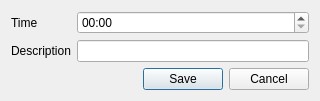
<?xml version="1.0" encoding="UTF-8"?>
<ui version="4.0">
    <class>EntryEditor</class>
    <widget class="QDialog">
        <property name="windowTitle">
            <string>Edit entry</string>
        </property>
        <property name="minimumSize">
            <size>
                <width>320</width>
                <height>0</height>
            </size>
        </property>
        <layout class="QGridLayout">
            <item row="0" column="0">
                <widget class="QLabel">
                    <property name="text">
                        <string>Time</string>
                    </property>
                </widget>
            </item>
            <item row="0" column="1">
                <widget class="QTimeEdit" name="timeEdit">
                    <property name="displayFormat">
                        <string>HH:mm</string>
                    </property>
                </widget>
            </item>
            <item row="1" column="0">
                <widget class="QLabel">
                    <property name="text">
                        <string>Description</string>
                    </property>
                </widget>
            </item>
            <item row="1" column="1">
                <widget class="QLineEdit" name="descriptionEdit"></widget>
            </item>
            <item row="2" column="0" colspan="2">
                <widget class="QDialogButtonBox" name="buttonBox">
                    <property name="standardButtons">
                        <set>QDialogButtonBox::Cancel|QDialogButtonBox::Save</set>
                    </property>
                </widget>
            </item>
        </layout>
    </widget>
</ui>
